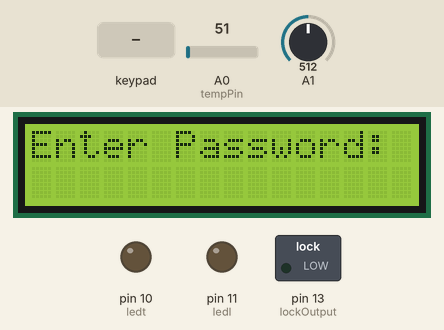
Recording of a sketch running on a simulated Arduino Uno, built with avr-gcc and run on an emulated ATmega328P. On the bench: 16×2 character LCD, switched loads named in the sketch (green lamp = pin HIGH), output pins drawn as LEDs (lit = HIGH). The inputs (shaded band) are chosen by the test bench; at power-on: A0 (tempPin) = 51, A1 = 512. What the sketch prints to the serial monitor is not drawn.

Above: at 1.2 s.
1.3 s: keypad keys 1 2 3 A 4 5 6 pressed 0.4 s apart
At 4.8 s:
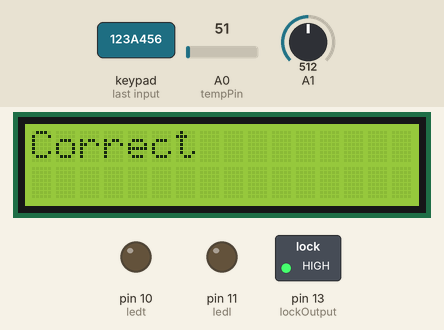
5.6 s: key 'B' pressed
8.6 s: keypad keys 1 2 3 A 4 5 6 # pressed 0.4 s apart
At 12.2 s:
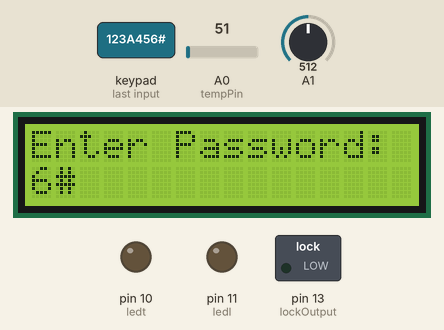
13.3 s: key 'A' pressed
At 13.8 s:
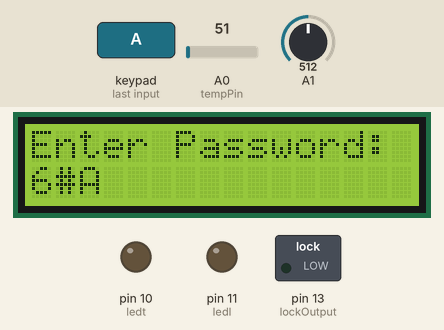
14.8 s: key 'C' pressed
At 15.2 s:
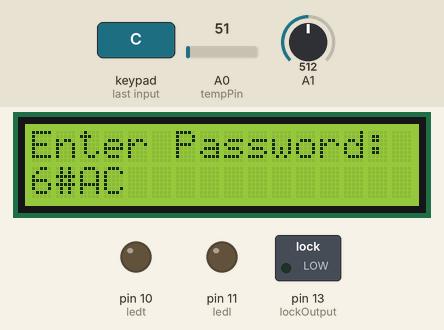
16.3 s: keypad keys 1 2 3 A 4 5 6 * pressed 0.4 s apart
At 20.6 s:
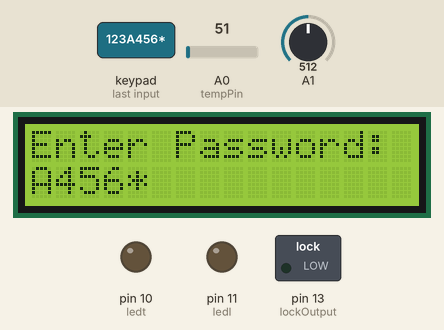
Timing chart, 0 to 22.0 s (numbered marks = the images above; inputs shaded):
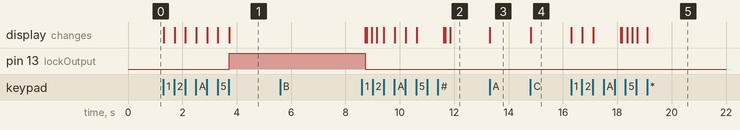

The sketch:

smart_home.ino
```cpp
#include <Wire.h>
#include <LiquidCrystal_I2C.h>
#include <Keypad.h>
#define Password_Length 8
char Data[Password_Length];
char Master[Password_Length] = "123A456";
int lockOutput = 13;
byte data_count = 0;
char customKey;
const byte ROWS = 4;
const byte COLS = 4;
char hexaKeys[ROWS][COLS] = {
  {'1', '2', '3', 'A'},
  {'4', '5', '6', 'B'},
  {'7', '8', '9', 'C'},
  {'*', '0', '#', 'D'}
};
byte rowPins[ROWS] = {9, 8, 7, 6};
byte colPins[COLS] = {5, 4, 3, 2};
Keypad customKeypad = Keypad(makeKeymap(hexaKeys), rowPins, colPins, ROWS, COLS);
LiquidCrystal_I2C lcd(0x27, 16, 2);
int val;
int tempPin = A0;
int ledt=10;
int ledl=11;
void setup()
{
Serial.begin(9600);
lcd.backlight();
lcd.init();
pinMode(lockOutput, OUTPUT);
pinMode(ledt,OUTPUT);
pinMode(ledl,OUTPUT);
digitalWrite(ledt,LOW);
}

void clearData() {
  // Go through array and clear data
  while (data_count != 0) {
    Data[data_count--] = 0;
  }
  return;
}
void loop()
{
  //task 1 temperature
val = analogRead(tempPin);
float mv = ( val/1024.0)*5000;
float cel = mv/10;
if(cel>30)
{
  digitalWrite(ledt,HIGH);
}
else
{
  digitalWrite(ledt,LOW);
}

   //task 2 light
 float sensorValue = analogRead(A1);
  // Reads the analog input ranging from 0 to 1023
  Serial.println(sensorValue);
  if(sensorValue<=400)
  {
    digitalWrite(ledl,HIGH);
  }
  else
  {
  digitalWrite(ledl,LOW);
  }

  //task 3 lock system

  lcd.setCursor(0, 0);
  lcd.print("Enter Password:");

  // Look for keypress
  customKey = customKeypad.getKey();
  if (customKey) {
    // Enter keypress into array and increment counter
    Data[data_count] = customKey;
    lcd.setCursor(data_count, 1);
    lcd.print(Data[data_count]);
    data_count++;
  }

  // See if we have reached the password length
  if (data_count == Password_Length - 1) {
    lcd.clear();

    if (!strcmp(Data, Master)) {
      // Password is correct
      lcd.print("Correct");
      // Turn on relay for 5 seconds
      digitalWrite(lockOutput, HIGH);
      delay(5000);
      digitalWrite(lockOutput, LOW);
    }
    else {
      // Password is incorrect
      lcd.print("Incorrect");
      delay(1000);
    }

    // Clear data and LCD display
    lcd.clear();
    clearData();
  }
}

/*void clearData() {
  // Go through array and clear data
  while (data_count != 0) {
    Data[data_count--] = 0;
  }
  return;
}
}*/
```

Measured:
- after the input at 1.3 s, pin 13 (lockOutput): LOW → HIGH after 2.4 s; the display: first changes at once (image 1 shows a later state)
- after the input at 5.6 s, every drawn part: stays the same
- after the input at 13.3 s, the display: changes at once (image 3)
- after the input at 14.8 s, the display: changes at once (image 4)
- after the input at 16.3 s, the display: first changes at once (image 5 shows a later state)
